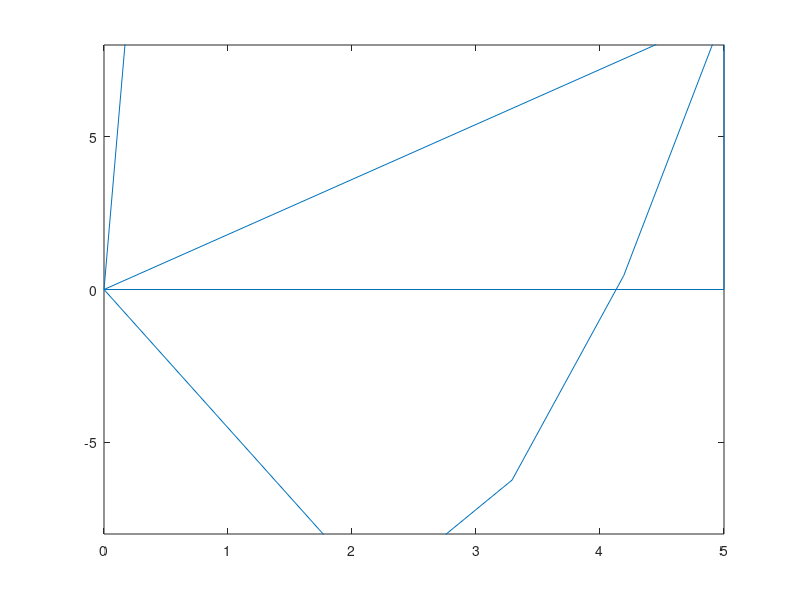

The MATLAB script that drew this image:
clc
close all
clear all


m = input('Enter max camber value: ');
p = input('Enter location of max camber: ');
t = input('Enter thickness ratio value: ');
c = input('Enter chord length: ');
panels = input('Enter number of panels: ');

y_t = zeros(panels,1);
y_c = zeros(panels,1);
dy_c = zeros(panels,1);
xi = zeros(panels,1);
x_U = zeros(panels,1);
x_L = zeros(panels,1);
y_U = zeros(panels,1);
y_L = zeros(panels,1);
x_Vals = linspace(0,c,panels);

y_t_clean = rmmissing(y_t);
y_c_clean = rmmissing(y_c);
dy_c_clean = rmmissing(dy_c);
xi_clean = rmmissing(xi);
x_U_clean = rmmissing(x_U);
x_L_clean = rmmissing(x_L);
y_U_clean = rmmissing(y_U);
y_L_clean = rmmissing(y_L);


for i = 1:panels

    x = x_Vals(i);
    
    if x < (p*c)
        y_c(i) = m * (x/(p)^2) * ((2*p) - (x/c));
        dy_c(i) = (m/(c*p)^3) * (-(2 * x * p) + (2 * c * p^2));

    else
        y_c(i) = m * (((c-x)/(1-p)^2) * (1 + (x/c) - (2*p)));
        dy_c(i) = (m/(c*(1-p)^3)) * ((-2*x) + (2*x*p) + (2*c*p) - (2*c*p^2));

    end
    sum = ((0.2969 * sqrt(x/c)) - (0.1260 * (x/c)) - (0.3516 * (x/c)^2) + (0.2843 * (x/c)^3) - (0.1036 * (x/c)^4));
    y_t(i) = c * (t/0.2) * sum;
  
    xi(i) = atan(dy_c(i));
    x_U(i) = x - (y_t(i) * sin(xi(i)));
    x_L(i) = x + (y_t(i) * sin(xi(i)));
    y_U(i) = y_c(i) + (y_t(i) * cos(xi(i)));
    y_L(i) = y_c(i) - (y_t(i) * cos(xi(i)));

end

x_first_final = c;
y_first_final = 0;

airfoil_x_coords = [x_first_final; x_L; x_U; x_first_final];
airfoil_y_coords = [y_first_final; y_L; y_U; y_first_final];

figure;
plot(airfoil_x_coords,airfoil_y_coords);
ylim([-8,8]);

